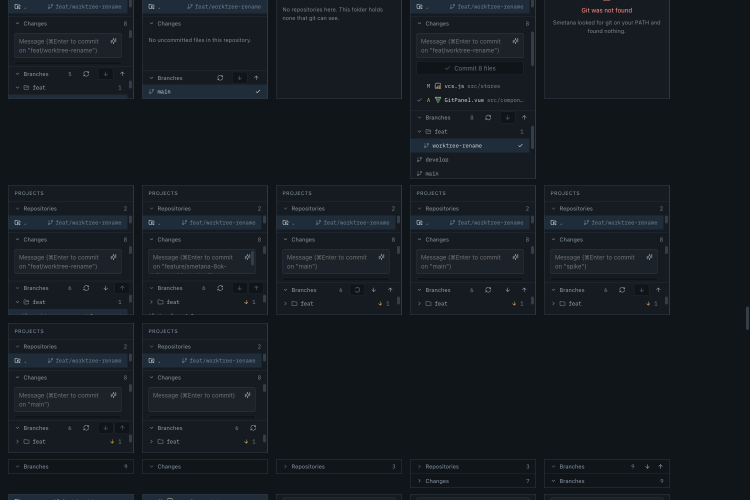
#> input picture dark-comfortable-group.png, 1500 x 1000 px (shown at 1/2 size)
$ python make-app-icon.py ../dark-comfortable-group.png
#> lines starting #> are read from the running program, lines starting #| are printed output that depends on the picture
#> in main, `icon = Image.new("RGBA", (CANVAS, CANVAS), (0, 0, 0, 0))`: icon: PIL image 1024x1024 RGBA; every value is 0
#!/usr/bin/env python3
"""Turn a square artwork into the app icon master that `tauri icon` expands.

macOS does not round an app icon for you, so a full-bleed square sits in the Dock
looking nothing like its neighbours. This writes the shape the system icons
actually have: the squircle body — the Big Sur superellipse, |x|^n + |y|^n = 1 —
filling the 824x824 content square of a 1024 canvas, with the rest transparent.

The artwork is cropped to its own bounding box before it is fitted, because a
source with generous margins of its own would otherwise stack them on top of the
100px the canvas already carries and arrive in the Dock a third too small.

    python3 scripts/make-app-icon.py <source.png> app-icon.png
    npx tauri icon app-icon.png

The About tab draws the same icon and wants the opposite of that margin: it sizes
the visible body itself, in tokens, so a transparent border baked into the file
would be a gap no stylesheet could see. `--body` writes the squircle alone, and
`--size` picks the raster — 256 for a 64px slot, which covers 4x.

    python3 scripts/make-app-icon.py <source.png> src/assets/app-icon.png \
        --body --size 256

The phone companion wants a third shape. iOS and Android round and mask the icon
themselves, so margins and a squircle of its own would be drawn twice. `--square`
writes the artwork cropped to its bounding box, scaled to the whole side and laid
over an opaque ground of the artwork's own colour, with no alpha anywhere. The
ground is read from just inside the body (its left edge, middle row), not
from the corner: the desktop master's corner is transparent and reads as pure
black in RGB, which would leave a seam against the real ground.

    python3 scripts/make-app-icon.py app-icon.png mobile/app-icon.png \
        --square --size 1024

Android masks an adaptive icon to its middle 66dp of 108, so its foreground layer
wants the same artwork shrunk onto the same ground. `--scale` does that, and the
result is the manifest's `android_fg` (`tauri icon` 2.12 reads `android_fg_scale`
but does not apply it, so the shrink is made here, where it can be measured):

    python3 scripts/make-app-icon.py app-icon.png mobile/app-icon-fg.png \
        --square --size 1024 --scale 0.66

Needs Pillow and NumPy, neither of which the app itself depends on — this is run
by hand when the artwork changes, not by the build.
"""

import argparse

from PIL import Image, ImageChops
import numpy as np

CANVAS = 1024
CONTENT = 824    # Apple's content square inside the 1024 canvas
FILL = 0.82      # how much of the squircle the artwork's longest side takes
N = 5.0          # superellipse exponent — the Big Sur corner
SS = 8           # supersampling factor for the mask


def squircle_mask(size, n=N, ss=SS):
    """An antialiased superellipse mask, rendered large and downsampled."""
    big = size * ss
    mask = Image.new("L", (big, big), 0)
    px = mask.load()
    half = big / 2.0
    # For each row solve |y|^n + |x|^n = 1 for x, then fill that span.
    for y in range(big):
        ny = abs((y + 0.5 - half) / half)
        if ny >= 1.0:
            continue
        nx = (1.0 - ny ** n) ** (1.0 / n)
        x0 = int(round(half - nx * half))
        x1 = int(round(half + nx * half))
        for x in range(max(0, x0), min(big, x1)):
            px[x, y] = 255
    return mask.resize((size, size), Image.LANCZOS)


def content_bbox(rgb, tolerance=24):
    """Where the artwork actually is, measured against the corner pixel."""
    a = np.asarray(rgb).astype(int)
    background = a[0, 0]
    ys, xs = np.nonzero(np.abs(a - background).sum(axis=2) > tolerance)
    return int(xs.min()), int(ys.min()), int(xs.max()) + 1, int(ys.max()) + 1


def squircle_body(source, side=CONTENT):
    """The artwork fitted into a squircle of `side`, with nothing around it."""
#> called with source = '../dark-comfortable-group.png', side = 824
    src = Image.open(source).convert("RGB")
#> src is the input picture: PIL image 1500x1000 RGB; mean R, G, B 21.8, 27.6, 33.6
    background = src.getpixel((0, 0))
#> background = (16, 21, 26)
    art = src.crop(content_bbox(src))
#> in content_bbox, `background = a[0, 0]`: background = [16, 21, 26]

    scale = side * FILL / max(art.size)
#> scale = 0.456
    art = art.resize(
        (round(art.width * scale), round(art.height * scale)), Image.LANCZOS
    )
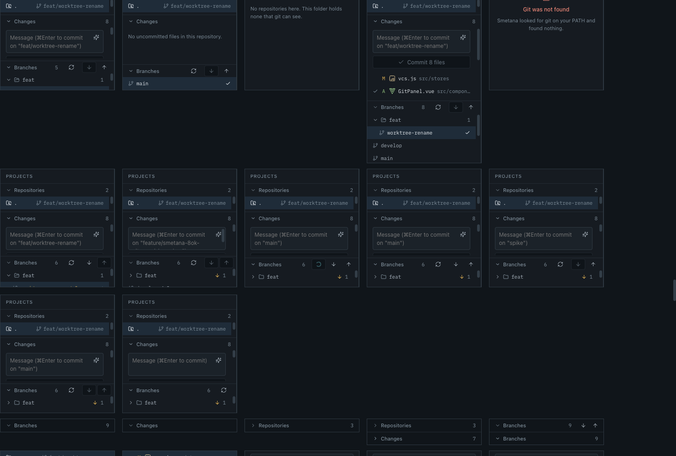
#> art: PIL image 676x456 RGB; mean R, G, B 21.9, 27.6, 33.7

    body = Image.new("RGBA", (side, side), background + (255,))
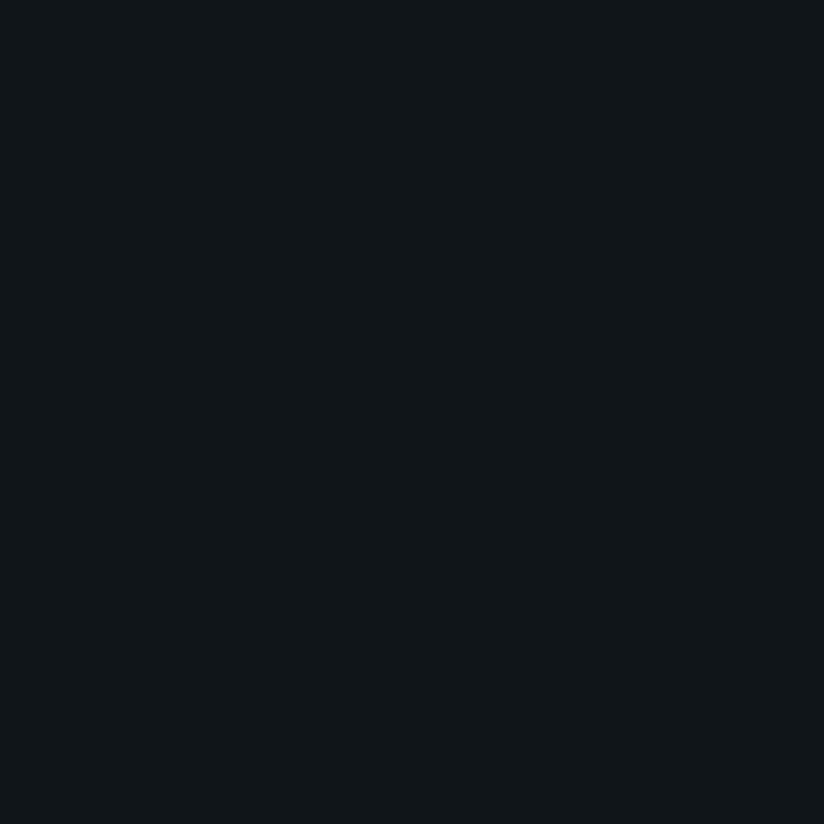
#> body: PIL image 824x824 RGBA; mean R, G, B, A 16, 21, 26, 255
    body.paste(art, ((side - art.width) // 2, (side - art.height) // 2))
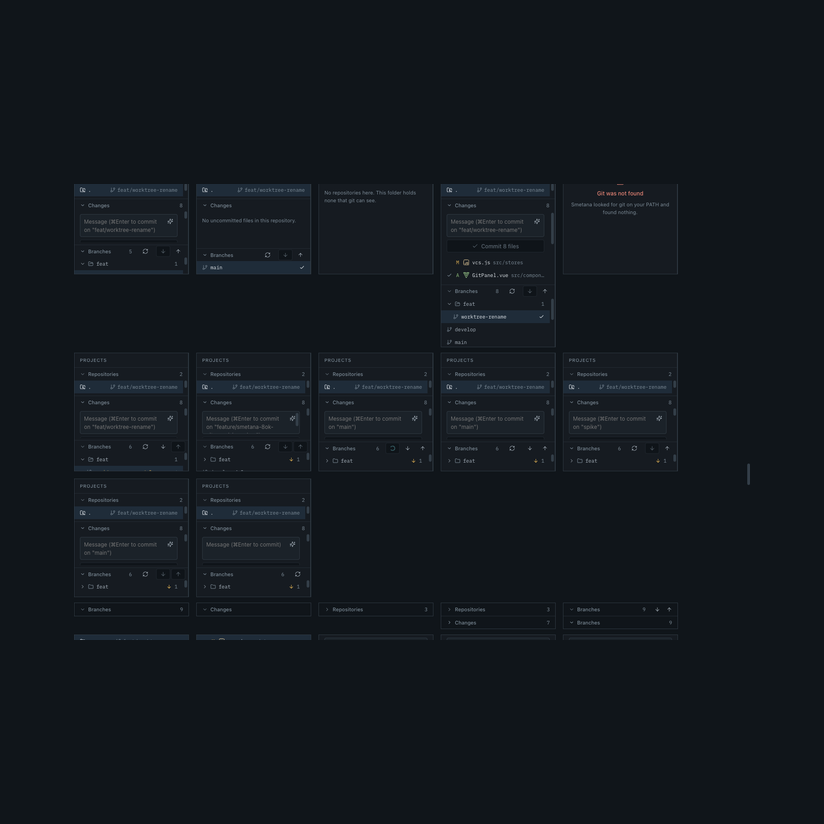
#> body: PIL image 824x824 RGBA; mean R, G, B, A 18.7, 24, 29.5, 255
    body.putalpha(ImageChops.multiply(body.getchannel("A"), squircle_mask(side)))
#> in squircle_mask, `mask = Image.new("L", (big, big), 0)`: mask: PIL image 6592x6592 L; every value is 0
#> in squircle_mask, `return mask.resize((size, size), Image.LANCZOS)`:
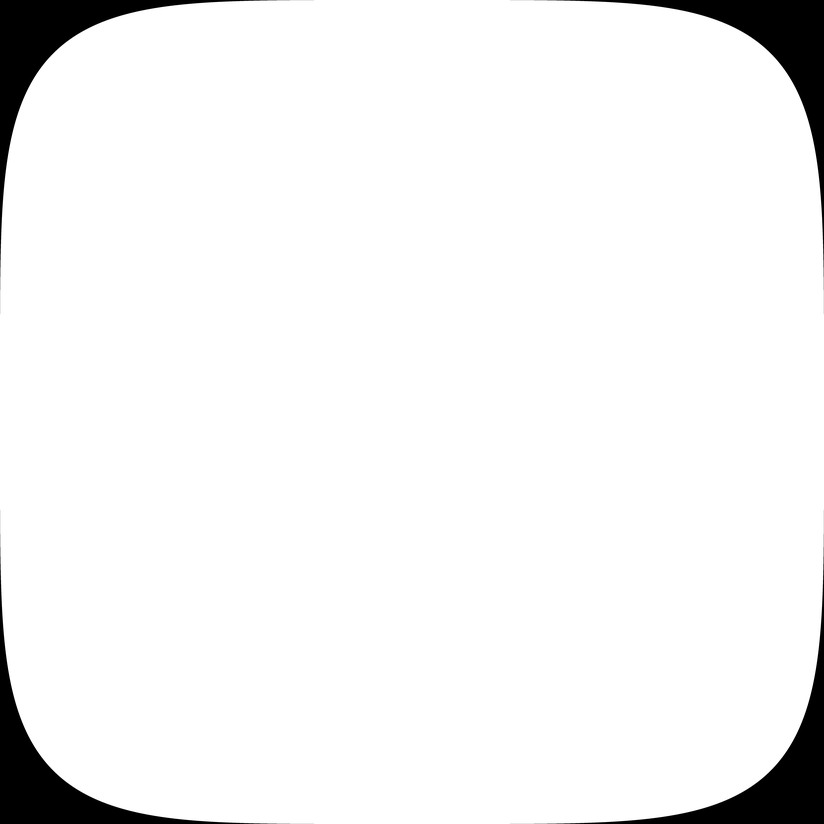
#> returned value: PIL image 824x824 L; min 0, max 255, mean 242.3
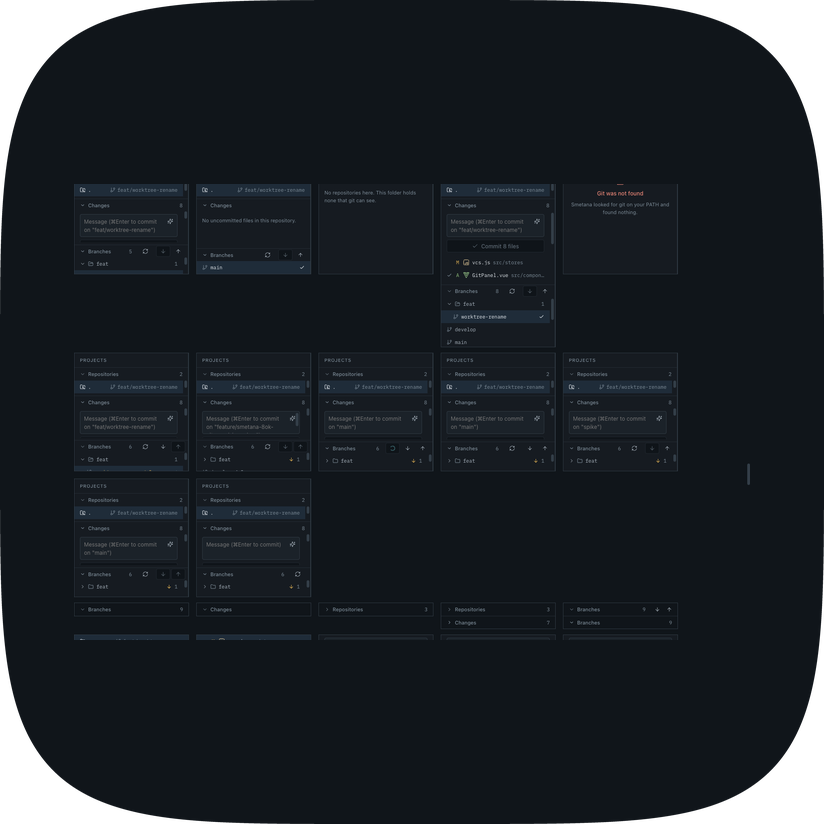
#> body: PIL image 824x824 RGBA; mean R, G, B, A 18.7, 24, 29.5, 242.3; transparent parts drawn white
    return body


def square_full(source, side=CANVAS, scale=1.0):
    """The artwork filling an opaque square of `side`: no margin, no corner cut."""
    src = Image.open(source).convert("RGBA")
    alpha = np.asarray(src.getchannel("A"))
    ys, xs = np.nonzero(alpha > 0)
    body = src.crop((int(xs.min()), int(ys.min()), int(xs.max()) + 1, int(ys.max()) + 1))
    # The ground, sampled just inside the body on its left edge.
    ground = body.getpixel((body.width // 80, body.height // 2))[:3]
    flat = Image.new("RGB", body.size, ground)
    flat.paste(body, (0, 0), body)
    flat = flat.resize((side, side), Image.LANCZOS)
    if scale == 1.0:
        return flat
    inner = round(side * scale)
    out = Image.new("RGB", (side, side), ground)
    out.paste(flat.resize((inner, inner), Image.LANCZOS), ((side - inner) // 2,) * 2)
    return out


def main():
    parser = argparse.ArgumentParser(description=__doc__)
    parser.add_argument("source", help="square PNG to build the icon from")
    parser.add_argument("out", nargs="?", default="app-icon.png")
    parser.add_argument(
        "--body",
        action="store_true",
        help="write the squircle alone, without the 1024 canvas margin",
    )
    parser.add_argument(
        "--square",
        action="store_true",
        help="write an opaque full-bleed square for the phone app",
    )
    parser.add_argument(
        "--scale",
        type=float,
        default=1.0,
        help="with --square, shrink the artwork onto the ground by this factor",
    )
    parser.add_argument("--size", type=int, help="output side in pixels")
    args = parser.parse_args()

    if args.square:
        icon = square_full(args.source, args.size or CANVAS, args.scale)
    elif args.body:
        icon = squircle_body(args.source, args.size or CONTENT)
    else:
        # Build at the full content size and downsample once, so --size never
        # costs the mask its antialiasing.
        icon = Image.new("RGBA", (CANVAS, CANVAS), (0, 0, 0, 0))
        inset = (CANVAS - CONTENT) // 2
        body = squircle_body(args.source)
        icon.paste(body, (inset, inset), body)
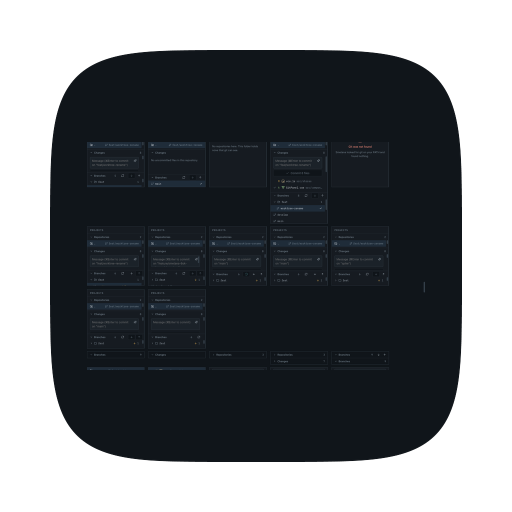
#> icon: PIL image 1024x1024 RGBA (shown at 1/2 size); mean R, G, B, A 11.6, 14.9, 18.3, 156.8; transparent parts drawn white
        if args.size:
            icon = icon.resize((args.size, args.size), Image.LANCZOS)

    icon.save(args.out)
    print(f"wrote {args.out} {icon.size}")
#| wrote app-icon.png (1024, 1024)


if __name__ == "__main__":
    main()
